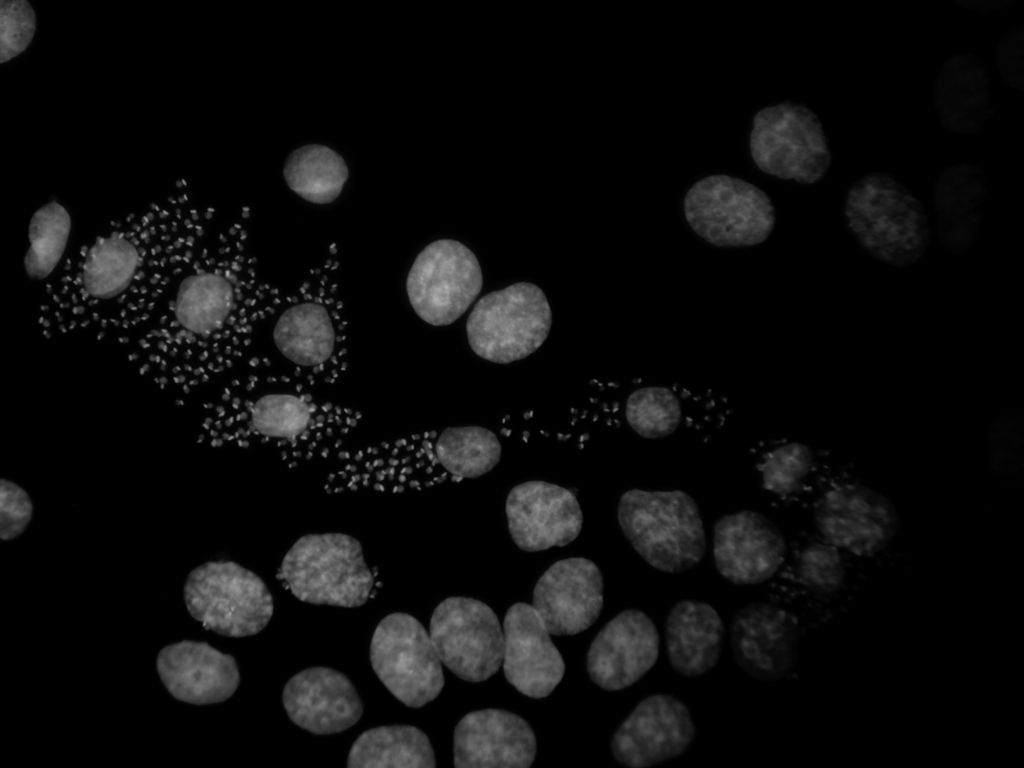
#> input picture image_processing/chagas2.png, 1024 x 768 px
$ jupyter execute imageProcessing_1.ipynb   (shell and % lines are left out)
#> lines starting #> are read from the running program, lines starting #| are printed output that depends on the picture; after the words box and inside, x2 and y2 are one past the last pixel; in counts of white or black regions, pixels touching at a corner belong together
# Welcome to image processing!
Mauricio Cerda, mauricio.cerda@uchile.cl

http://www.scian.cl

Data from Prof. Ulrike Kemmerling Lab (BeWo cell line)

Liempi et al (2015). Trypanosoma cruzi infectivity assessment in “in vitro” culture systems by automated cell counting. Acta Tropica, Volume 143, March 2015, Pages 47-50.
https://www.sciencedirect.com/science/article/abs/pii/S0001706X14003921

[cell 1]
import numpy as np
from matplotlib.pyplot import imshow, subplot, plot
from  skimage import filters, morphology, io, img_as_uint, measure
import scipy.ndimage as snd

image=io.imread('chagas2.png')
#> image is the input picture: shape (768, 1024); min 0, max 178, mean 13.2
imshow(image, cmap='gray')

Pick a manual threshold value to segment the image

[cell 2]
threshold=100

binary=image>threshold
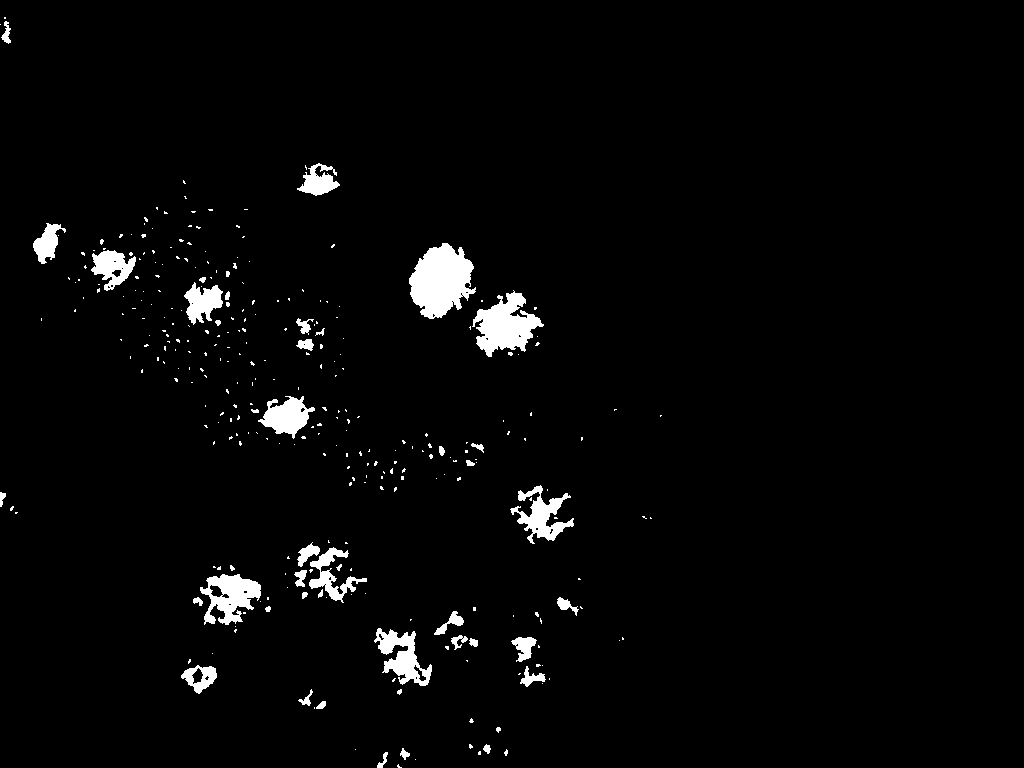
#> binary: shape (768, 1024) bool; 2.7% white; 313 white regions (267 under 20 px), largest, box (x1, y1, x2, y2) and area: (409, 243, 476, 319) 3389, (472, 290, 544, 357) 2519, (200, 574, 261, 625) 1770

subplot(1,2,1)
imshow(image, cmap='gray')
subplot(1,2,2)
imshow(binary, cmap='gray')
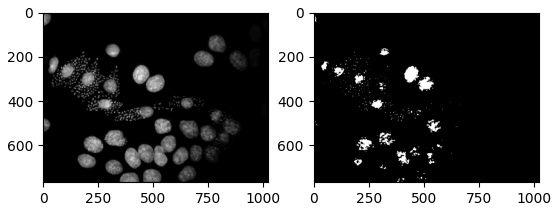
#> figure drawn by matplotlib, 2 panels

## (a) Pre-process using a convolution to improve segmentation

[cell 3]
#Modify this code to improve segmentation by using a filter
#the filter could be gaussian or not

#example of how to do a general convolution
#k = np.array([[1/16,1/8,1/16],[1/8,1/4,1/8],[1/16,1/8,1/16]])
#filtered=snd.convolve(image, k)

filtered2=snd.gaussian_filter(image, 9)
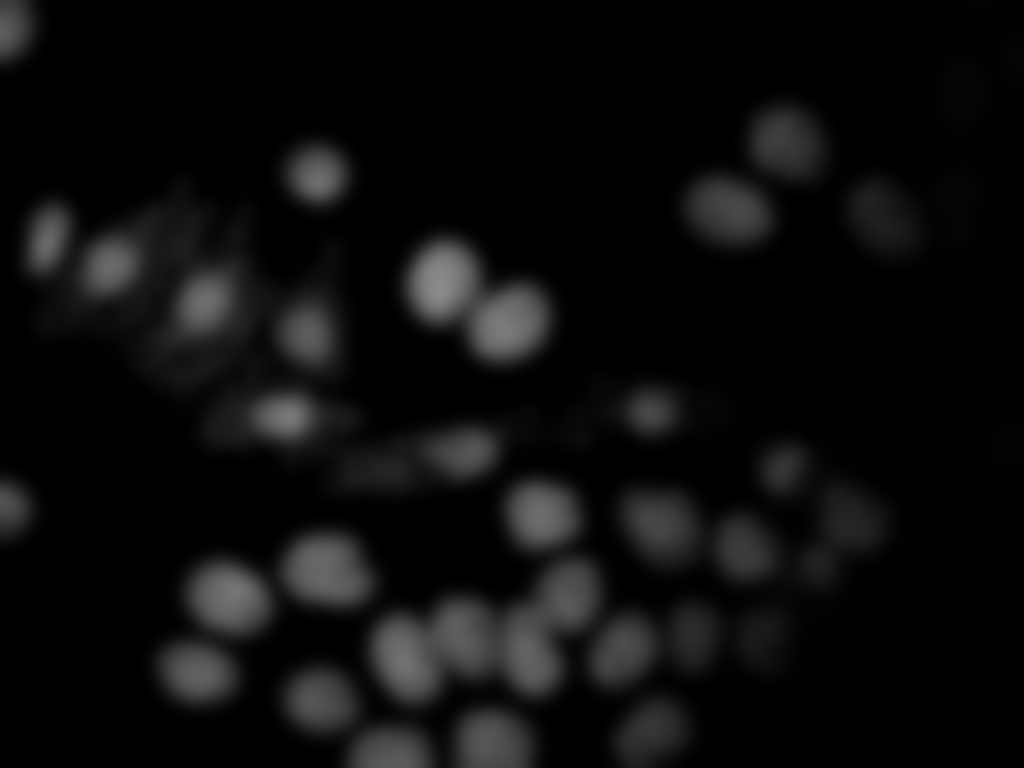
#> filtered2: shape (768, 1024); min 0, max 138, mean 12.7
binary2=filtered2>threshold
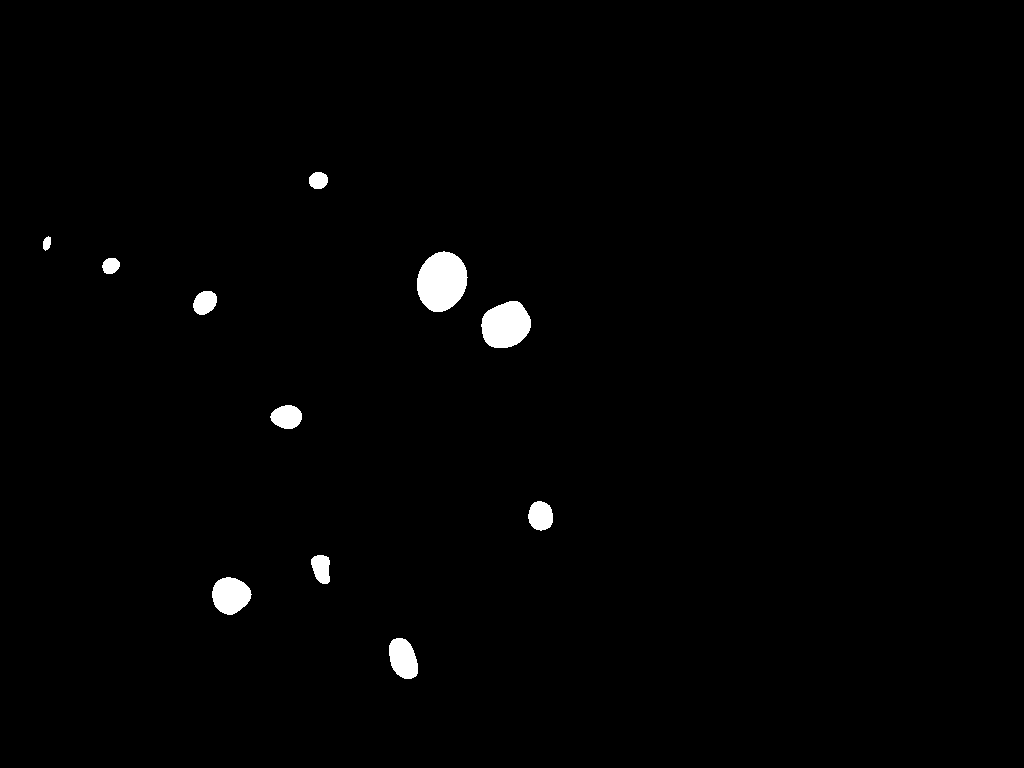
#> binary2: shape (768, 1024) bool; 1.1% white; 11 white regions, largest, box (x1, y1, x2, y2) and area: (417, 251, 468, 312) 2357, (481, 301, 531, 348) 1811, (212, 577, 252, 615) 1118

subplot(2,2,1)
imshow(image, cmap='gray')
subplot(2,2,2)
imshow(binary, cmap='gray')
subplot(2,2,3)
imshow(filtered2, cmap='gray')
subplot(2,2,4)
imshow(binary2, cmap='gray')

## (b) Clean out segmentation by using morphological filters

[cell 4]
dilated=snd.morphology.binary_dilation(binary2, iterations=8)
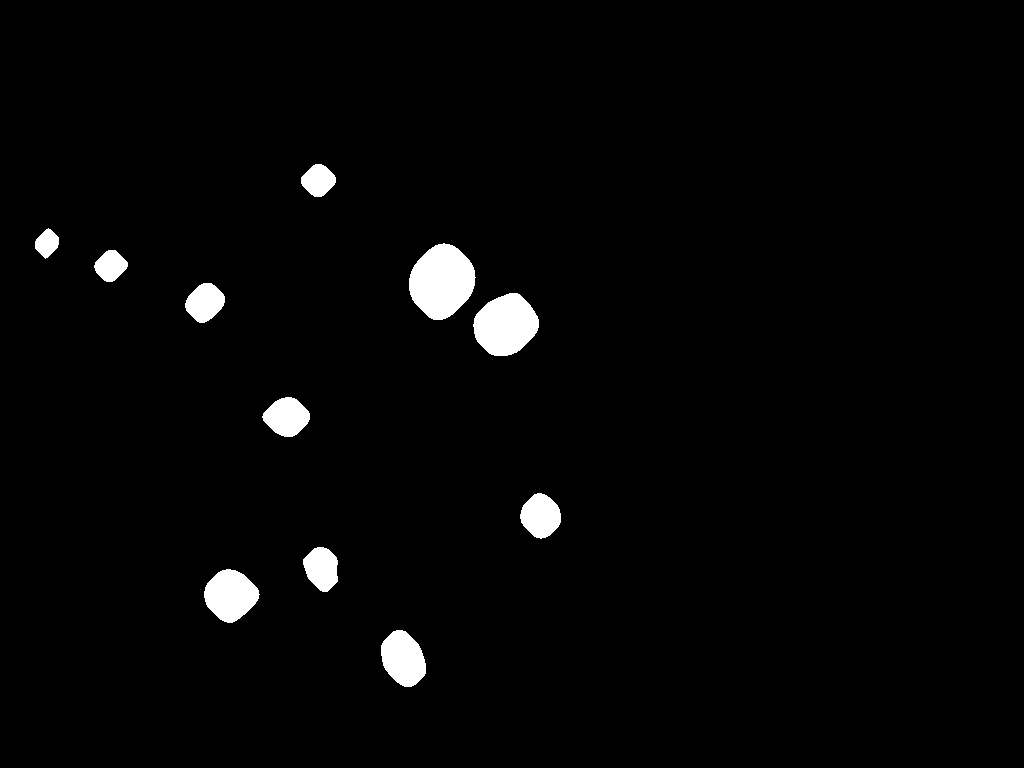
#> dilated: shape (768, 1024) bool; 2.3% white; 11 white regions

subplot(1,2,1)
imshow(binary2, cmap='gray')
subplot(1,2,2)
imshow(dilated, cmap='gray')

## Exercise 1: Compute region properties and color each cell by size
## Exercise 2: Compute region properties and color each cell by elongation (optional)
## Exercise 3: Export results to a table (eg .csv) (optional)

[cell 5]
all_labels = measure.label(binary2, background=0)
#> all_labels: shape (768, 1024) int32; 12 distinct labels, from 0 to 11
properties = measure.regionprops(all_labels)
#> properties = 11 regions; largest, box (x1, y1, x2, y2) and area: (417, 251, 468, 312) 2357, (481, 301, 531, 348) 1811, (212, 577, 252, 615) 1118, (389, 638, 418, 679) 913, (528, 501, 553, 531) 587
print( 'Number of objects=%s' % len(properties) )
#| Number of objects=11

# Make 3 channel RGB image same dimensions
RGB = np.zeros((binary2.shape[0],binary2.shape[1],3), dtype=np.uint8)

RGB[all_labels>0]  = [255,255,255]
RGB[all_labels==3]  = [255,0,0]
imshow(RGB)

#Hint: look at regionprops documentation
#https://scikit-image.org/docs/stable/auto_examples/segmentation/plot_regionprops.html
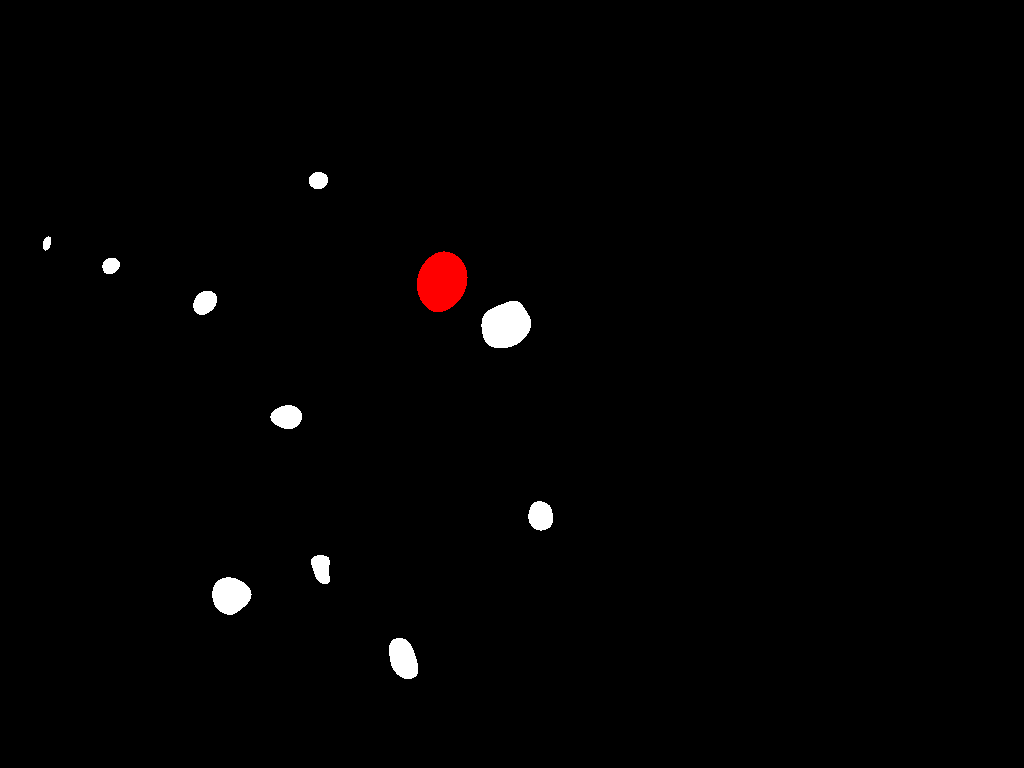
#> shown: shape (768, 1024, 3); mean R, G, B 2.9, 2.1, 2.1
